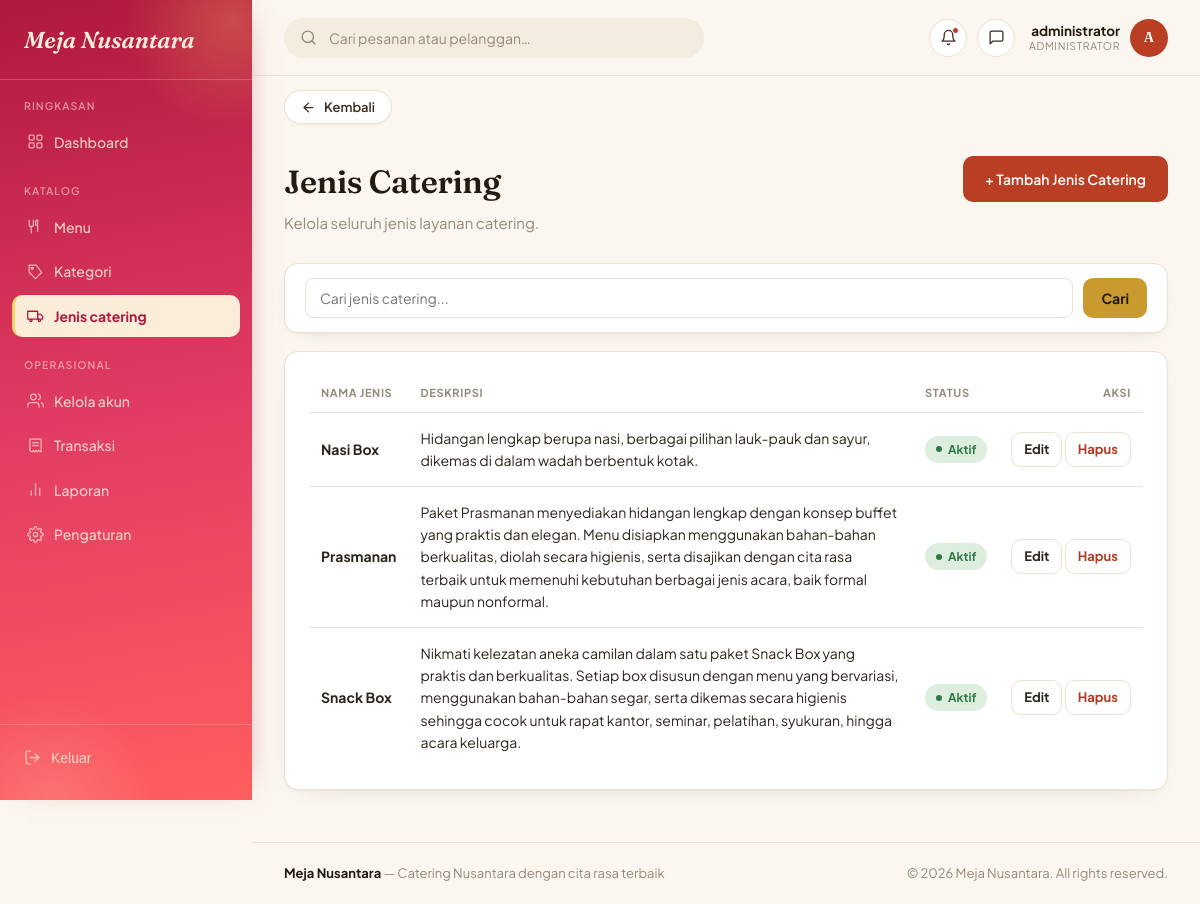
/admin-panel/jenis-catering/ (signed in), run on the app's committed database.
### administrator/models.py (models this page shows, shortened)
class User(AbstractUser):
    class Role(models.TextChoices):
        ADMINISTRATOR = 'administrator', 'Administrator'
        petugas = 'petugas', 'petugas'
        PELANGGAN = 'pelanggan', 'Pelanggan'
    role = models.CharField(max_length=20, choices=Role.choices, default=Role.PELANGGAN)
    is_approved = models.BooleanField(
        default=False,
        help_text="Khusus role pelanggan. True jika registrasi sudah disetujui petugas."
    )
    approved_by = models.ForeignKey(
        'self', on_delete=models.SET_NULL, null=True, blank=True,
        related_name='approved_users', limit_choices_to={'role': 'petugas'}
    )
    approved_at = models.DateTimeField(null=True, blank=True)
    no_telepon = models.CharField(max_length=20, blank=True)
    alamat = models.TextField(blank=True)

class JenisCatering(models.Model):
    nama = models.CharField(max_length=100, unique=True)
    deskripsi = models.TextField(blank=True)
    is_active = models.BooleanField(default=True)
    class Meta:
        verbose_name_plural = "Jenis Catering"

### administrator/views.py (the view)
# urls.py: path('jenis-catering/', views.jenis_catering_list, name='jenis_catering_list'),
@role_required('administrator')
def jenis_catering_list(request):
    jenis = JenisCatering.objects.all().order_by('nama')
    q = request.GET.get('q')
    if q:
        jenis = jenis.filter(
            Q(nama__icontains=q) |
            Q(deskripsi__icontains=q)
        )
    paginator = Paginator(jenis, 10)
    page_obj = paginator.get_page(request.GET.get('page'))
    return render(
        request,
        'administrator/jenis_catering_list.html',
        {
            'page_obj': page_obj,
            'q': q or ''
        }
    )

### templates/administrator/jenis_catering_list.html (shortened to what this page needs)
{% extends 'base.html' %}
{% load static %}
{% block topbar_role %}Administrator{% endblock %}
{% block content %}
<div class="page-head">
  <div>
    <h1>Jenis Catering</h1>
    <p>Kelola seluruh jenis layanan catering.</p>
  </div>
  <a href="{% url 'administrator:jenis_catering_tambah' %}" class="btn btn-primary">
    + Tambah Jenis Catering
  </a>
</div>
<div class="panel" style="padding: 14px 20px; margin-bottom: 18px;">
  <form method="get" style="display:flex; gap:10px; align-items:center;">
    <input
      type="text"
      name="q"
      value="{{ q }}"
      placeholder="Cari jenis catering..."
      style="flex:1; min-width:220px; padding:10px 14px; border:1px solid var(--border); border-radius:8px; font-family:inherit; font-size:14px;">
    <button type="submit" class="btn btn-gold">Cari</button>
  </form>
</div>
<div class="panel">
  {% if page_obj %}
  <table class="data">
    <thead>
      <tr>
        <th>Nama Jenis</th>
        <th>Deskripsi</th>
        <th>Status</th>
        <th style="text-align:right;">Aksi</th>
      </tr>
    </thead>
    <tbody>
      {% for jenis in page_obj %}
      <tr>
        <td><strong>{{ jenis.nama }}</strong></td>
        <td>{{ jenis.deskripsi|default:"-" }}</td>
        <td>
          {% if jenis.is_active %}
            <span class="badge selesai">Aktif</span>
          {% else %}
            <span class="badge batal">Nonaktif</span>
          {% endif %}
        </td>
        <td style="text-align:right; white-space:nowrap;">
          <a href="{% url 'administrator:jenis_catering_edit' jenis.pk %}" class="btn btn-ghost" style="padding:6px 12px; font-size:13px;">Edit</a>
          <a href="{% url 'administrator:jenis_catering_hapus' jenis.pk %}"
             class="btn btn-ghost"
             style="padding:6px 12px; font-size:13px; color: var(--danger);"
             onclick="return confirm('Yakin ingin menghapus jenis catering ini?')">Hapus</a>
        </td>
      </tr>
      {% endfor %}
    </tbody>
  </table>
  {% else %}
  <p style="color: var(--text-muted); text-align:center; padding: 30px 0;">Belum ada jenis catering.</p>
  {% endif %}
</div>
{% endblock %}

### templates/base.html (shortened to what this page needs)
{% load static %}
<!DOCTYPE html>
<html lang="id">
<head>
<link rel="stylesheet" href="{% static 'css/main.css' %}">
</head>
<body>
<div class="app-shell">
  <aside class="sidebar">
    <div class="brand">
        <div class="brand-mark">Meja Nusantara</div>
</div>
{% if request.user.role == "administrator" %}
    {% include "administrator/sidebar.html" %}
{% elif request.user.role == "petugas" %}
    {% include "petugas/sidebar.html" %}
{% elif request.user.role == "pelanggan" %}
    {% include "pelanggan/sidebar.html" %}
{% endif %}
    <div class="sidebar-bottom">
        <form method="post" action="{% url 'pelanggan:logout' %}"
              onsubmit="return confirm('Yakin mau keluar?');">
            <button type="submit"
                    class="nav-link"
                    style="width:100%;background:none;border:none;text-align:left;cursor:pointer;">
                <svg viewBox="0 0 24 24" fill="none" stroke="currentColor"
                     stroke-width="1.8" stroke-linecap="round" stroke-linejoin="round">
                    <path d="M9 21H5a2 2 0 0 1-2-2V5a2 2 0 0 1 2-2h4"/>
                    <polyline points="16 17 21 12 16 7"/>
                    <line x1="21" y1="12" x2="9" y2="12"/>
                </svg>
                Keluar
            </button>
        </form>
    </div>
</aside>
  <div class="main-col">
    <header class="topbar">
      <div class="topbar-search">
        <svg viewBox="0 0 24 24" fill="none" stroke="currentColor" stroke-width="2" stroke-linecap="round" stroke-linejoin="round"><circle cx="11" cy="11" r="8"/><line x1="21" y1="21" x2="16.65" y2="16.65"/></svg>
        <input type="text" placeholder="Cari pesanan atau pelanggan…">
      </div>
      <div class="topbar-actions">
        <button type="button" class="icon-btn" aria-label="Notifikasi">
          <svg viewBox="0 0 24 24" fill="none" stroke="currentColor" stroke-width="1.8" stroke-linecap="round" stroke-linejoin="round"><path d="M18 8a6 6 0 1 0-12 0c0 7-3 9-3 9h18s-3-2-3-9"/><path d="M13.73 21a2 2 0 0 1-3.46 0"/></svg>
          <span class="dot"></span>
        </button>
        <button type="button" class="icon-btn" aria-label="Pesan">
          <svg viewBox="0 0 24 24" fill="none" stroke="currentColor" stroke-width="1.8" stroke-linecap="round" stroke-linejoin="round"><path d="M21 15a2 2 0 0 1-2 2H7l-4 4V5a2 2 0 0 1 2-2h14a2 2 0 0 1 2 2z"/></svg>
        </button>
        <div class="topbar-user">
          <div class="topbar-user-text">
            <div class="topbar-user-name">{{ request.user.username }}</div>
            <div class="topbar-user-role">{% block topbar_role %}Panel{% endblock %}</div>
          </div>
          <div class="avatar">{{ request.user.username|slice:":1"|upper }}</div>
        </div>
      </div>
    </header>
    {% if request.resolver_match.url_name != "dashboard" %}
    <div class="back-bar">
      <button type="button" class="back-btn" onclick="history.back()">
        <svg viewBox="0 0 24 24" fill="none" stroke="currentColor" stroke-width="2" stroke-linecap="round" stroke-linejoin="round"><line x1="19" y1="12" x2="5" y2="12"></line><polyline points="12 19 5 12 12 5"></polyline></svg>
        Kembali
      </button>
    </div>
    {% endif %}
    <main class="content">
      {% block content %}{% endblock %}
    </main>
    <footer class="footer">
      <div>
        <strong>Meja Nusantara</strong>
        <span> — Catering Nusantara dengan cita rasa terbaik</span>
      </div>
      <div>
        © {% now "Y" %} Meja Nusantara. All rights reserved.
      </div>
    </footer>
  </div>
</div>
</body>
</html>

### data on the page
User: user.username "administrator", user.username "A"
JenisCatering: nama "Nasi Box", deskripsi "Hidangan lengkap berupa nasi, berbagai pilihan lauk-pauk dan sayur, dikemas di dalam wadah berbentuk kotak.", is_active "Aktif"
JenisCatering: nama "Prasmanan", deskripsi "Paket Prasmanan menyediakan hidangan lengkap dengan konsep buffet yang praktis dan elegan. Menu disiapkan menggunakan bahan-bahan berkualitas, diolah secara higienis, serta disajikan dengan cita rasa terbaik untuk memenuhi kebutuhan berbagai jenis acara, baik formal maupun nonformal.", is_active "Aktif"
JenisCatering: nama "Snack Box", deskripsi "Nikmati kelezatan aneka camilan dalam satu paket Snack Box yang praktis dan berkualitas. Setiap box disusun dengan menu yang bervariasi, menggunakan bahan-bahan segar, serta dikemas secara higienis sehingga cocok untuk rapat kantor, seminar, pelatihan, syukuran, hingga acara keluarga.", is_active "Aktif"
